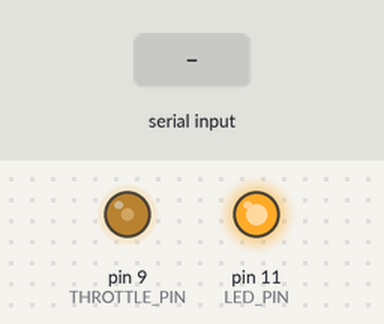
Recording of a sketch running on a simulated Arduino Uno, built with avr-gcc and run on an emulated ATmega328P. On the bench: output pins drawn as LEDs (lit = HIGH). The test bench sets the inputs (shaded band). What the sketch prints to the serial monitor is not drawn.

Above: at 11.2 s.
11.3 s: "T" received over Serial
At 11.8 s:
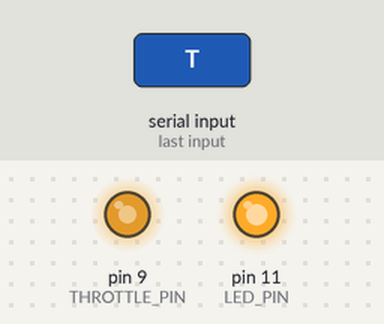
15.7 s: "S" received over Serial
At 16.3 s:
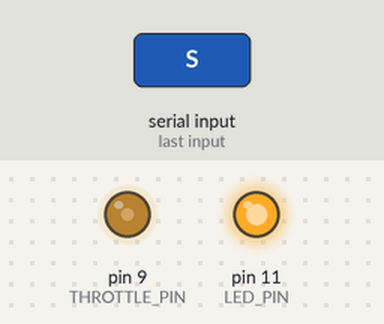
Timing chart, 0 to 18.7 s (numbered marks = the images above; inputs shaded):
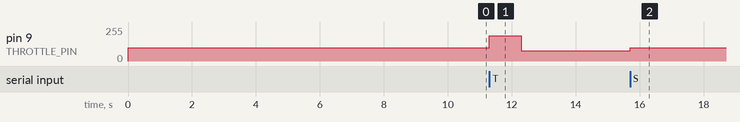

Measured:
- after the input at 11.3 s, pin 9 (THROTTLE_PIN): 100/255 → 190/255 at once, → 77/255 1.0 s later
- after the input at 15.7 s, pin 9 (THROTTLE_PIN): 77/255 → 100/255 at once

The sketch:

sketch_oct27a.ino
```cpp
//LED defined for starting the game!
const int LED_PIN = 11;

//define output pin for our car
const int THROTTLE_PIN = 9;

//values for throttle
const int maxForward = 190;
const int zeroThrottle = 100;
const int maxReverse = 77;

//read from serial port
byte input;

bool serialState = 1;

void setup()
{
  //initialize the pins as outputs
  pinMode(THROTTLE_PIN, OUTPUT);
  pinMode(LED_PIN, OUTPUT);

  //turn LED off untill game starts
  digitalWrite(LED_PIN, LOW);

  //This will give us a few seconds before the setup starts
  analogWrite(THROTTLE_PIN, zeroThrottle);
  delay(10000);

  //Game starts, turn on LED
  digitalWrite(LED_PIN, HIGH);

  //initialize serial mointor(optional)
  Serial.begin(9600);
}

//this is like a while(true) loop
void loop()
{
  //Read the serial port
  if(Serial.available())
  {
    input = Serial.read();
  }
  //Move backwards at constant speed if the answer is wrong, 70 == F in ascii
  if(input == 70)
  {
    analogWrite(THROTTLE_PIN, maxReverse);
    Serial.println('F');
    serialState = 1;
  //Move forward for one second if user gets answer right, 84 == T in ascii
  }else if(input == 84 && serialState)
  {
    analogWrite(THROTTLE_PIN, maxForward);
    Serial.println('T');
    delay(1000);
    analogWrite(THROTTLE_PIN, maxReverse);
    serialState = 0;
  //Stop the car when game is done, 83 == S in ascii
  }else if(input == 83)
  {
    analogWrite(THROTTLE_PIN, zeroThrottle);
    Serial.println('S');
  }
}
```
